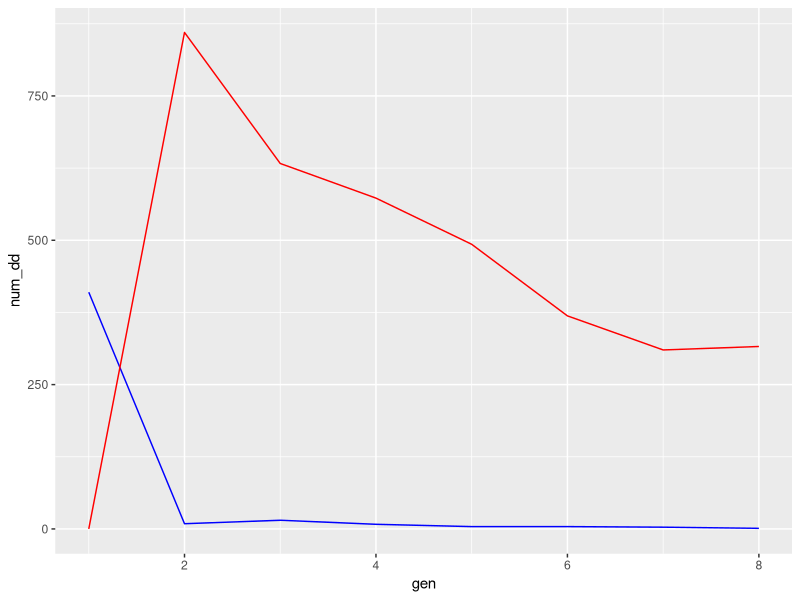
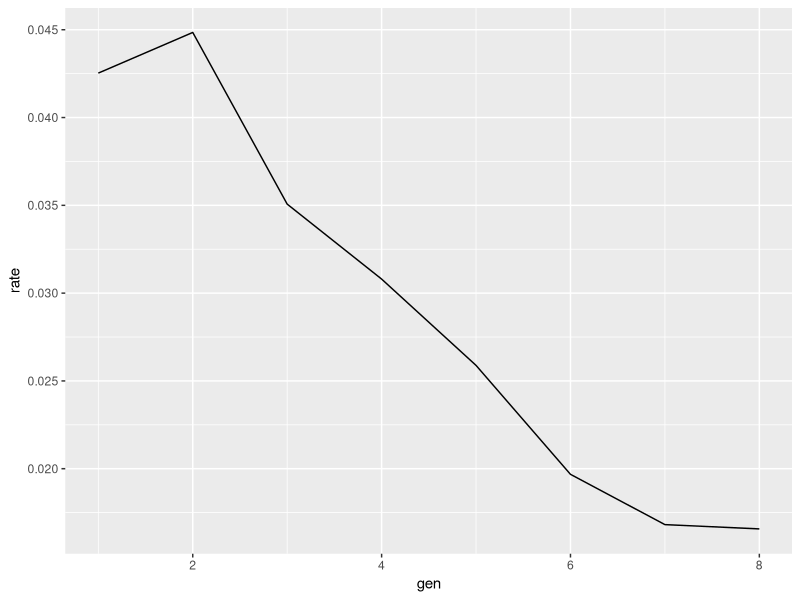

Write the R code that produced these figures, in order.
# Plot the number of drive homozygotes and drive heterozygotes, and the rate of the drive allele over time
library(tidyverse)

info = tibble(gen = 1:8, 
              num_dd = c(410, 9, 15, 8, 4, 4, 3, 1), 
              num_d_wt = c(0,860,633,573,493,369,310,316),
              rate = c(0.0425311,0.0448463, 0.0350682,0.030799,0.0258834,0.0196785,0.0168157,0.0165711))

par(mfrow = c(2,1))
p = ggplot(info, aes(x=gen)) + 
  geom_line(aes(y=num_dd), color = "blue") + 
  geom_line(aes(y = num_d_wt), color = "red")
print(p)

y = ggplot(info, aes(x = gen, y = rate)) + geom_line()
print(y)
